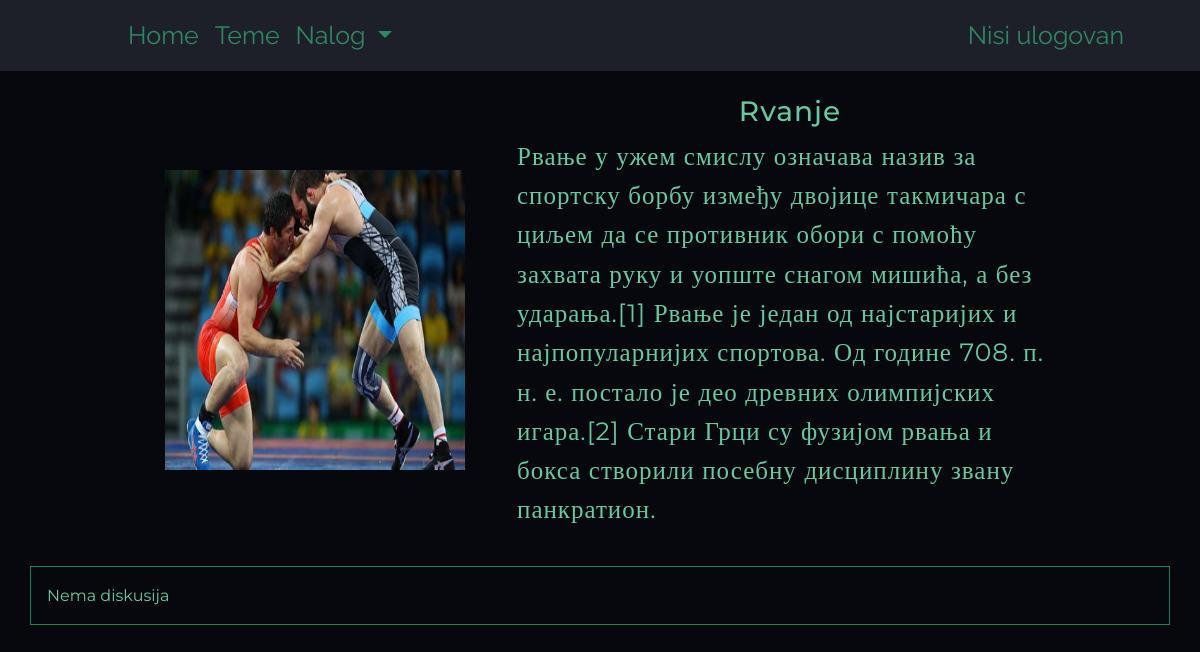
The page /pages/tema.php?id_teme=8 on the database its author committed.
### tables this page shows
CREATE TABLE `teme` (
  `id_teme` int(11) NOT NULL,
  `naslov` varchar(255) DEFAULT NULL,
  `opis` text DEFAULT NULL,
  `putanjaSlike` varchar(100) NOT NULL,
  `kreirana` timestamp NOT NULL DEFAULT current_timestamp() ON UPDATE current_timestamp(),
  `ime_admina` varchar(255) DEFAULT NULL
);

### components/tema_prikaz.php (the view, shortened to what this page needs)
<section class="mt-4">
    <div class="container">
        <div class="row align-items-center justify-content-center">
            <?php
                include "../database/konekcija.php";
                $sql = "SELECT * FROM teme WHERE id_teme LIKE $idTeme";
                $results = $conn->query($sql);
                if ($results->num_rows > 0)
                while($row = $results->fetch_assoc()) {
                echo '
                <div class = "col-lg-4 sm-12 text-sm-center">
                    <img class="slikaTema-d" src=..'.$row["putanjaSlike"].'>
                </div>
                <div class="col-lg-6 col-sm-12 text-sm-">
                    <h3 class="text-center">
                    '.$row["naslov"]."
                    </h3>
                    <p>
                    ".$row["opis"]."
                    </p>
                </div>
                ";
                }
                ?>
        </div>
    </div>
</section>
<main>
    <div class="container">
        <div class="row align-items-center  border border-success p-3">
            <?php
                $sql = "SELECT * FROM diskusije WHERE id_teme LIKE $idTeme";
                $results = $conn->query($sql);
                if ($results->num_rows > 0)
                while($row = $results->fetch_assoc()) {
                $idDiskusije = $row["id"];
                echo "
                <div class = 'col-md-2 col- sm-9 mx-0 px-0'>
                    <img class='slikaDiskusija' src='..".$row["putanjaSlike"]."'>
                </div>
                <div class='col-md-3 col-sm-12 m-0 px-0'>
                    <h3><a href = '../pages/diskusija.php?id_diskusije=$idDiskusije'>
                    ".$row["naslov"]."
                    </a></h3>
                    <p>
                    ".$row["text"]."
                    </p>
                </div>
                ";
                }
                else{
                    echo "Nema diskusija";
                }
                ?>
        </div>
    </div>
</main>

### css/style.css (style rules this page uses)
body { position: absolute; top: 0; left: 0; padding: 0; width: 100%; height: inherit; min-height: 100%; background-color: #07080D; color: #6BC79F; font-family: 'Montserrat'; line-height: 1.5715; }
section { letter-spacing: 1px; font-size: 25px; }
main { max-width: 1440px; padding-top: 20px; margin: 0 auto !important; }
p { color: #6BC79F; }
.slikaTema-d { width: 300px; height: 300px; }

### rows shown on the page
teme: putanjaSlike (picture), naslov "Rvanje", opis "Рвање у ужем смислу означава назив за спортску борбу између двојице такмичара с циљем да се противник обори с помоћу захвата руку и уопште снагом мишића, а без ударања.[1] Рвање је један од најстаријих и најпопуларнијих спортова. Од године 708. п. н. е. постало је део древних олимпијских игара.[2] Стари Грци су фузијом рвања и бокса створили посебну дисциплину звану панкратион."
